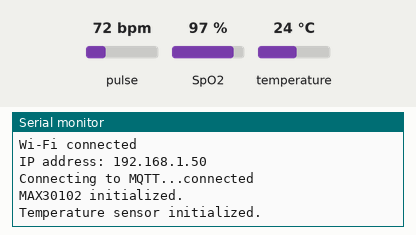
Bench run of a sketch on a simulated ESP32. Shown: the last lines printed to the serial monitor. The inputs (shaded band) are chosen by the test bench; at power-on: pulse 72 bpm, temperature 24 °C, SpO2 97 %. WiFi joins after 1.5 s; servers stay silent unless stated; network time is answered at once with the bench clock; the local clock reads 2024-03-15 10:24:30 at power-on unless the sketch sets it; no MQTT or app messages arrive unless stated.

Above: at 2.7 s.
2.8 s: pulse set to 42 bpm
At 4.8 s:
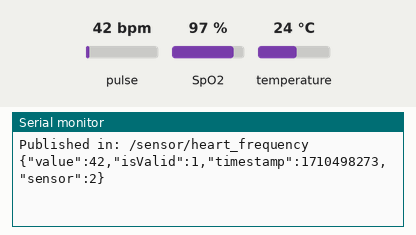
5.1 s: temperature set to 12 °C
6.6 s: SpO2 set to 80 %
At 7.8 s:
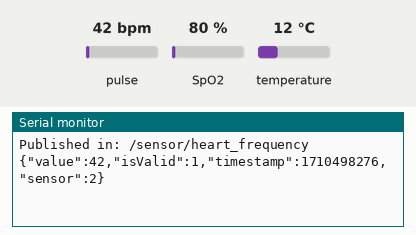
8.1 s: temperature set to 19 °C
9.6 s: pulse set to 70 bpm
At 10.9 s:
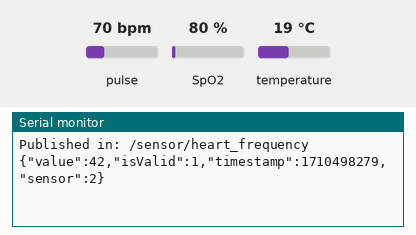

The sketch:

final_sketch.ino
```cpp
#include <WiFi.h>
#include <ArduinoMqttClient.h>
#include <Wire.h>
#include "MAX30105.h"
#include "spo2_algorithm.h"
#include "heartRate.h"
#include <OneWire.h>
#include <DallasTemperature.h>
#include <WiFiUdp.h>
#include <NTPClient.h>
#include <WiFiClientSecure.h>

// Constants
#define SENSOR_ID 2
#define MAX_BRIGHTNESS 255
#define ONE_WIRE_BUS 19
#define HEART_RATE_OXYGEN_SENSOR_BUFFER 100
#define RETAIN_MQTT_MESSAGES false
#define QOS 1
#define DUPLICATE_MQTT_MESSAGES false

// Wi-Fi credentials
const char* ssid = "WIFI_NAME";
const char* password = "WIFI_PASSWORD";

// MQTT Broker
const char* mqtt_server = "0.0.0.0";
const int mqtt_port = 8883;
const char* mqtt_user = "sensor";
const char* mqtt_password = "SENSOR_PASSWORD";
const char* ca_cert = R"EOF(
-----BEGIN CERTIFICATE-----
ca_crt here
-----END CERTIFICATE-----
)EOF";

// MQTT topics
const char* oxygenTopic = "/sensor/oxygen";
const char* temperatureTopic = "/sensor/temperature";
const char* heartRateTopic = "/sensor/heart_frequency";

// MQTT client
WiFiClientSecure secureClient;
MqttClient mqttClient(secureClient);

// NTP client
WiFiUDP ntpUDP;
NTPClient timeClient(ntpUDP, "pool.ntp.org", 0, 60000);

// Sensor objects
MAX30105 particleSensor;
OneWire ourWire(ONE_WIRE_BUS);
DallasTemperature temperatureSensor(&ourWire);

uint32_t irBuffer[HEART_RATE_OXYGEN_SENSOR_BUFFER];
uint32_t redBuffer[HEART_RATE_OXYGEN_SENSOR_BUFFER];
int32_t bufferLength;
int32_t spo2;
int8_t validSPO2;
int32_t heartRate;
int8_t validHeartRate;

char oxygenPayload[128];
char temperaturePayload[128];
char heartRatePayload[128];

void connectToWiFi();
void connectToMQTT();
void initializeSensors();
void readHeartRateAndOxygen();
void readTemperature();
void updateTime();
void preparePayloads(unsigned long timestamp);
void publishData();
void sendMqttMessage(const char* topic, char* payload);

void setup() {
  Serial.begin(115200);

  connectToWiFi();
  connectToMQTT();
  initializeSensors();
  timeClient.begin();
}

void loop() {
  if (WiFi.status() != WL_CONNECTED) {
    connectToWiFi();
  }

  if (!mqttClient.connected()) {
    connectToMQTT();
  }

  mqttClient.poll();

  readHeartRateAndOxygen();
  readTemperature();
  updateTime();

  unsigned long timestamp = timeClient.getEpochTime();
  preparePayloads(timestamp);
  publishData();

  delay(1000);
}

void connectToWiFi() {
  Serial.print("Connecting to Wi-Fi");
  WiFi.begin(ssid, password);
  while (WiFi.status() != WL_CONNECTED) {
    delay(500);
    Serial.print(".");
  }
  Serial.println("\nWi-Fi connected");
  Serial.println("IP address: " + WiFi.localIP().toString());
}

void connectToMQTT() {
  secureClient.setCACert(ca_cert); // Configure CA certificate
  mqttClient.setUsernamePassword(mqtt_user, mqtt_password); // Configure user and password

  while (!mqttClient.connected()) {
    Serial.print("Connecting to MQTT...");
    if (mqttClient.connect(mqtt_server, mqtt_port)) {
      Serial.println("connected");
    } else {
      Serial.print("failed, rc=");
      Serial.println(mqttClient.connectError());
      delay(5000);
    }
  }
}

void initializeSensors() {
  if (!particleSensor.begin(Wire, I2C_SPEED_FAST)) {
    Serial.println("MAX30102 not found. Restarting...");
    delay(5000);
    ESP.restart();
  }

  particleSensor.setup(50, 1, 2, 100, 69, 4096);
  Serial.println("MAX30102 initialized.");

  temperatureSensor.begin();
  Serial.println("Temperature sensor initialized.");
}

void readHeartRateAndOxygen() {
  bufferLength = HEART_RATE_OXYGEN_SENSOR_BUFFER;

  for (byte i = 0; i < bufferLength; i++) {
    while (!particleSensor.available()) {
      particleSensor.check();
    }

    redBuffer[i] = particleSensor.getRed();
    irBuffer[i] = particleSensor.getIR();
    particleSensor.nextSample();
  }

  maxim_heart_rate_and_oxygen_saturation(irBuffer, bufferLength, redBuffer, &spo2, &validSPO2, &heartRate, &validHeartRate);
}

void readTemperature() {
  temperatureSensor.requestTemperatures();
}

void updateTime() {
  timeClient.update();
}

void preparePayloads(unsigned long timestamp) {
  snprintf(oxygenPayload, sizeof(oxygenPayload), "{\"value\":%d,\"isValid\":%d,\"timestamp\":%lu,\"sensor\":%d}", spo2, validSPO2, timestamp, SENSOR_ID);
  snprintf(heartRatePayload, sizeof(heartRatePayload), "{\"value\":%d,\"isValid\":%d,\"timestamp\":%lu,\"sensor\":%d}", heartRate, validHeartRate, timestamp, SENSOR_ID);
  snprintf(temperaturePayload, sizeof(temperaturePayload), "{\"value\":%.2f,\"timestamp\":%lu,\"sensor\":%d}", temperatureSensor.getTempCByIndex(0), timestamp, SENSOR_ID);
}

void publishData() {
  sendMqttMessage(oxygenTopic, oxygenPayload);
  sendMqttMessage(temperatureTopic, temperaturePayload);
  sendMqttMessage(heartRateTopic, heartRatePayload);
}

void sendMqttMessage(const char* topic, char* payload) {
  mqttClient.beginMessage(topic, RETAIN_MQTT_MESSAGES, QOS, DUPLICATE_MQTT_MESSAGES);
  mqttClient.print(payload);
  mqttClient.endMessage();

  Serial.print("Published in: ");
  Serial.print(topic);
  Serial.print(" ");
  Serial.println(payload);
}
```

Measured:
- after the input at 2.8 s, the serial monitor: prints a new line after 0.82 s (image 1)
